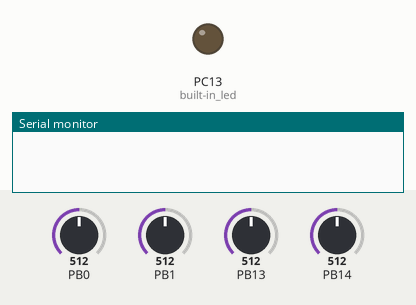
This sketch was run on a simulated STM32 Blue Pill. Shown: output pins drawn as LEDs (lit = HIGH), the last lines printed to the serial monitor. The inputs (shaded band) are chosen by the test bench; at power-on: PB0 = 512, PB1 = 512, PB13 = 512, PB14 = 512. No radio packets arrive unless stated.

Above: at 0.0 s.
At 2.3 s:
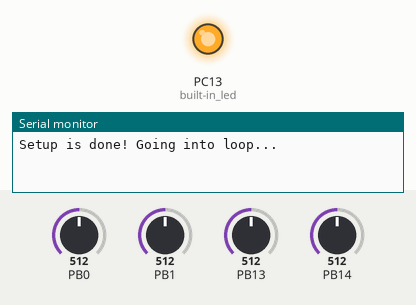
Timing chart, 0 to 4.2 s (numbered marks = the images above):
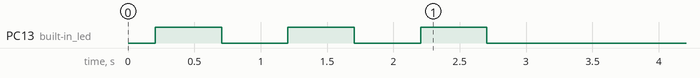

The sketch:

RC_Controller_TX_build1.ino
```cpp
/*
Radio  | STM32
CE    -> (PA0)
CSN   -> (PA4)  (Hardware SPI SS)
MOSI  -> (PA7)  (Hardware SPI MOSI)
MISO  -> (PA6)  (Hardware SPI MISO)
SCK   -> (PA5)  (Hardware SPI SCK)
IRQ   -> No connection
VCC   -> No more than 3.6 volts
GND   -> GND
*/

/* YAPILACAKLAR LİSTESİ, EKLENMESİ GEREKEN ÖZELLİKLER
-Arm switch
-Otopilota geçiş switch
-Failsafe
-Troubleshooting için bloklar
-Buzzer ekle


*/


#include <SPI.h>
#include <nRF24L01.h>
#include <RF24.h>

int i = 0;

// PA10, PA11, PA12, PA13 girişleri analog joystick girişleri
// Dijital pin girişleri:
#define button1 PA14
#define button2 PA15

// Radyo setup komutları:
#define CE PA0
#define CSN PA4
RF24 radio(CE, CSN);
const byte address[6] = "00001"; // !!! Sonra değiştir bunu

// Gönderilecek olan verinin kodu
struct payload{
  byte thrust;
  byte yaw;
  byte pitch;
  byte roll;
//  byte buttonState1;
//  byte buttonState2;
};

struct payload data;

void getInputSignal(){
  // Analog sinyaller
  data.thrust = map(analogRead(PB0), 0, 1023, 0, 255);
  data.yaw = map(analogRead(PB1), 0, 1023, 0, 255);
  data.pitch = map(analogRead(PB14), 0, 1023, 0, 255);
  data.roll = map(analogRead(PB13), 0, 1023, 0, 255);

}

void resData(){
  // Başlangıç değerleri atama
  data.thrust = 0;
  data.yaw = 127;
  data.pitch = 127;
  data.roll = 127;
//  data.buttonState1 = 0;
//  data.buttonState2 = 0;
}

void setup() {
  Serial.begin(115200);
  delay(100);

  // Radyo çalıştırma ve ayarlama komutları, daha fazlası için: https://nrf24.github.io/RF24/classRF24.html
  radio.begin();
  radio.openWritingPipe(address);
  radio.stopListening();              // Verici olduğu için alma fonksiyonunu kapatıyor
  delay(100);

  // Pin modları ayarlama
//  pinMode(button1, INPUT);
//  pinMode(button2, INPUT);
  pinMode(PC13, OUTPUT); // built-in led

  resData();

  Serial.println("Setup is done! Going into loop...");

  // Loop döngüsüne girmeden dışarıya bilgi vermek amaçlı
  for(i = 0; i < 3; i++){
    digitalWrite(PC13, HIGH);
    delay(500);
    digitalWrite(PC13, LOW);
    delay(500);
  }
}

void loop() {
  // Kumanda üzerindeki komponentlerin sinyallerini çağır
  getInputSignal();

  Serial.print("Throttle = ");
  Serial.print(data.thrust);
  Serial.print(" Yaw = ");
  Serial.print(data.yaw);
  Serial.print(" Pitch = ");
  Serial.print(data.pitch);
  Serial.print(" Roll = ");
  Serial.println(data.roll);

  radio.write(&data, sizeof(payload));
  delay(100);
}
```
